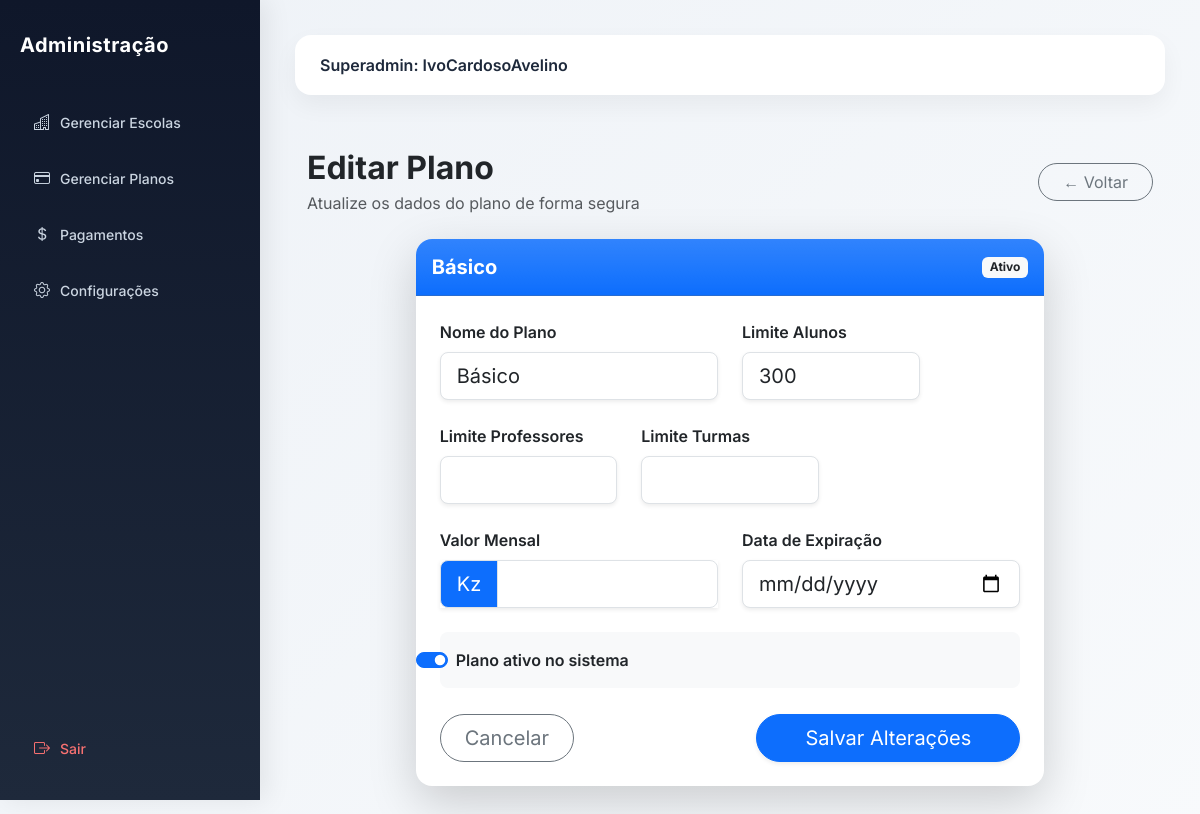
The page /planos/editar/1/ (signed in) on the database its author committed.
### users/models.py (models this page shows, shortened)
class User(AbstractUser):
    ROLE_CHOICES = (
        ("SUPERADMIN", "Super Admin"),
        ("DIRETOR", "Diretor"),
        ("DIRETOR_PEDAGOGICO", "Diretor Pedagógico"),
        ("PROFESSOR", "Professor"),
        ("ALUNO", "Aluno"),
        ("FINANCEIRO", "Financeiro"),
        ("SECRETARIA", "Secretaria"),
    )
    role = models.CharField(
        max_length=25,
        choices=ROLE_CHOICES,
        default="ALUNO",
        verbose_name="Perfil"
    )
    ativo = models.BooleanField(
        default=True,
        verbose_name="Ativo"
    )
    escola = models.ForeignKey(
        "academic.Escola",
        on_delete=models.CASCADE,
        null=True,
        blank=True,
        related_name="usuarios",
        verbose_name="Escola"
    )
    telefone = models.CharField(
        max_length=20,
        unique=True,
        null=True,
        blank=True,
        verbose_name="Telefone"
    )
    telefone_verificado = models.BooleanField(
        default=False,
        verbose_name="Telefone Verificado"
    )
    email_verificado = models.BooleanField(
        default=False,
        verbose_name="Email Verificado"
    )
    criado_em = models.DateTimeField(
        auto_now_add=True,
        verbose_name="Criado em"
    )
    tentativas_login = models.PositiveIntegerField(
        default=0
    )
    bloqueado_ate = models.DateTimeField(
        null=True,
        blank=True
    )
    otp_codigo = models.CharField(
        max_length=128,
        null=True,
        blank=True,
        verbose_name="OTP"
    )
    otp_expira_em = models.DateTimeField(
        null=True,
        blank=True,
        verbose_name="Expira em"
    )
    otp_tentativas = models.PositiveIntegerField(
        default=0,
        verbose_name="Tentativas OTP"
    )
    ultimo_envio_otp = models.DateTimeField(
        null=True,
        blank=True,
        verbose_name="Último envio OTP"
    )
    objects = UserManager()

### academic/models.py (models this page shows, shortened)
class Plano(models.Model):
    nome = models.CharField(
        max_length=100,
        unique=True
    )
    limite_alunos = models.PositiveIntegerField()
    valor_mensal = models.DecimalField(
        max_digits=10,
        decimal_places=2
    )
    ativo = models.BooleanField(
        default=True
    )

### core/views.py (the view, shortened to what this page needs)
# urls.py: path("planos/editar/<int:plano_id>/", views.editar_plano, name="editar_plano"),
@staff_member_required
def editar_plano(request, plano_id):
    plano = get_object_or_404(Plano, id=plano_id)
    return render(request, "editar_plano.html", {"plano": plano})

### core/templates/editar_plano.html (shortened to what this page needs)
{% extends 'admin.html' %}
{% block content %}
<div class="container-fluid py-4">
    <div class="d-flex justify-content-between align-items-center mb-4">
        <div>
            <h2 class="fw-bold mb-1">
                Editar Plano
            </h2>
            <p class="text-muted mb-0">
                Atualize os dados do plano de forma segura
            </p>
        </div>
        <a href="{% url 'gerenciar_planos' %}"
           class="btn btn-outline-secondary rounded-pill px-4">
            ← Voltar
        </a>
    </div>
    <div class="row justify-content-center">
        <div class="col-lg-9">
            <div class="card border-0 shadow-lg rounded-4 fade-card">
                <div class="card-header bg-gradient bg-primary text-white rounded-top-4 p-3">
                    <div class="d-flex justify-content-between align-items-center">
                        <h5 class="mb-0 fw-bold">
                            {{ plano.nome }}
                        </h5>
                        {% if plano.ativo %}
                            <span class="badge bg-light text-dark">Ativo</span>
                        {% else %}
                            <span class="badge bg-dark">Inativo</span>
                        {% endif %}
                    </div>
                </div>
                <div class="card-body p-4">
                    <form method="POST">
                        <div class="row g-4">
                            <div class="col-md-6">
                                <label class="form-label fw-semibold">Nome do Plano</label>
                                <input type="text"
                                       class="form-control form-control-lg shadow-sm"
                                       name="nome"
                                       value="{{ plano.nome }}"
                                       required>
                            </div>
                            <div class="col-md-4">
                                <label class="form-label fw-semibold">Limite Alunos</label>
                                <input type="number"
                                       class="form-control form-control-lg shadow-sm"
                                       name="limite_alunos"
                                       value="{{ plano.limite_alunos }}">
                            </div>
                            <div class="col-md-4">
                                <label class="form-label fw-semibold">Limite Professores</label>
                                <input type="number"
                                       class="form-control form-control-lg shadow-sm"
                                       name="limite_professores"
                                       value="{{ plano.limite_professores }}">
                            </div>
                            <div class="col-md-4">
                                <label class="form-label fw-semibold">Limite Turmas</label>
                                <input type="number"
                                       class="form-control form-control-lg shadow-sm"
                                       name="limite_turmas"
                                       value="{{ plano.limite_turmas }}">
                            </div>
                            <div class="col-md-6">
                                <label class="form-label fw-semibold">Valor Mensal</label>
                                <div class="input-group input-group-lg shadow-sm">
                                    <span class="input-group-text bg-primary text-white">
                                        Kz
                                    </span>
                                    <input type="number"
                                           step="0.01"
                                           class="form-control"
                                           name="valor_mensal"
                                           value="{{ plano.valor_mensal }}">
                                </div>
                            </div>
                            <div class="col-md-6">
                                <label class="form-label fw-semibold">Data de Expiração</label>
                                <input type="date"
                                       class="form-control form-control-lg shadow-sm"
                                       name="data_expiracao"
                                       value="{{ plano.data_expiracao|date:'Y-m-d' }}">
                            </div>
                            <div class="col-12">
                                <div class="form-check form-switch p-3 bg-light rounded-3">
                                    <input class="form-check-input"
                                           type="checkbox"
                                           name="ativo"
                                           id="ativo"
                                           {% if plano.ativo %}checked{% endif %}>
                                    <label class="form-check-label fw-semibold" for="ativo">
                                        Plano ativo no sistema
                                    </label>
                                </div>
                            </div>
                        </div>
                        <div class="d-flex justify-content-between mt-4">
                            <a href="{% url 'gerenciar_planos' %}"
                               class="btn btn-outline-secondary btn-lg rounded-pill px-4">
                                Cancelar
                            </a>
                            <button type="submit"
                                    class="btn btn-primary btn-lg rounded-pill px-5 shadow-sm">
                                Salvar Alterações
                            </button>
                        </div>
                    </form>
                </div>
            </div>
        </div>
    </div>
</div>
{% endblock %}

### core/templates/admin.html (shortened to what this page needs)
<!DOCTYPE html>
<html lang="pt">
<head>
    <link href="https://cdn.jsdelivr.net/npm/bootstrap@5.3.2/dist/css/bootstrap.min.css" rel="stylesheet">
    <link rel="stylesheet" href="https://cdn.jsdelivr.net/npm/bootstrap-icons@1.11.1/font/bootstrap-icons.css">
</head>
<body>
<div class="sidebar">
    <div class="brand">
        Administração
    </div>
    <ul class="menu">
        <li class="menu-item">
                <a href="/escolas/" class="menu-link">
                    <i class="bi bi-buildings"></i> Gerenciar Escolas
                </a>
        </li>
        <li class="menu-item">
            <a href="/planos/" class="menu-link">
                <i class="bi bi-credit-card"></i> Gerenciar Planos
            </a>
        </li>
        <li class="menu-item">
            <a href="/pagamentos-escolas/" class="menu-link">
                <i class="bi bi-currency-dollar"></i> Pagamentos
            </a>
        </li>
        <li class="menu-item">
            <a href="/configuracoes/" class="menu-link">
                <i class="bi bi-gear"></i> Configurações
            </a>
        </li>
    </ul>
    <div class="sidebar-footer">
        <a href="/logout/" class="menu-link logout-link">
            <i class="bi bi-box-arrow-right"></i> Sair
        </a>
    </div>
</div>
<div class="content">
    <div class="topbar">
        <div class="user-info">
            Superadmin: {{ user.username }}
        </div>
    </div>
    {% block content %}{% endblock %}
</div>
</body>
</html>

### core/templates/admin.html (style rules this page uses)
body { margin: 0; font-family: 'Inter', sans-serif; background: linear-gradient(135deg, #eef2f7, #f8fafc); }
.sidebar { position: fixed; width: 260px; height: 100vh; background: linear-gradient(180deg, #0f172a, #1e293b); padding: 30px 20px; color: white; box-shadow: 6px 0 25px rgba(0,0,0,0.08); }
.brand { font-size: 20px; font-weight: 700; margin-bottom: 40px; letter-spacing: 0.5px; }
.menu { list-style: none; padding: 0; margin: 0; }
.menu-item { margin-bottom: 12px; }
.menu-link { display: flex; align-items: center; text-decoration: none; padding: 10px 14px; border-radius: 10px; color: #cbd5e1; font-weight: 500; transition: 0.3s; font-size: 14px; }
.menu-link i { margin-right: 10px; font-size: 16px; }
.sidebar-footer { position: absolute; bottom: 30px; width: 85%; }
.logout-link { color: #f87171; }
.content { margin-left: 260px; padding: 35px; }
.topbar { background: white; padding: 18px 25px; border-radius: 16px; box-shadow: 0 10px 25px rgba(0,0,0,0.05); margin-bottom: 30px; display: flex; justify-content: space-between; align-items: center; }
.user-info { font-weight: 600; color: #1e293b; }

### core/templates/editar_plano.html (style rules this page uses)
.fade-card { animation: fadeIn 0.4s ease-in-out; }

### rows shown on the page
User: username "IvoCardosoAvelino"
Plano: nome "Básico", limite_alunos "300", ativo "☑"
